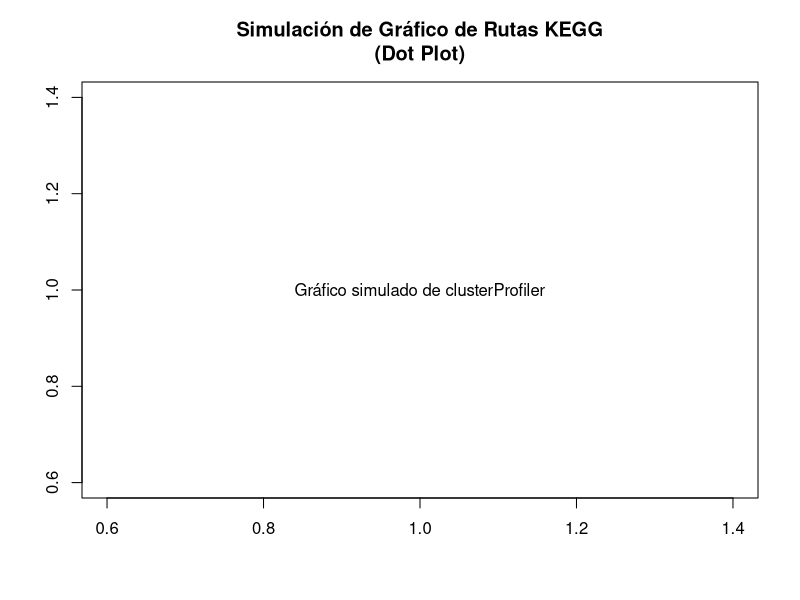

Write the R code that produced this figure.
# ------------------------------------------------------------------------
# Script: Análisis de Rutas de Señalización y Dianas de miRNA
# ------------------------------------------------------------------------
# Grupo: 10
# Proyecto: Análisis de dianas de miRNAs y rutas de señalización
# Propósito:
#   1. Cargar genes diferencialmente expresados (DEGs) del análisis de RNA-Seq.
#   2. Cruzar DEGs con la librería de referencia de dianas de miRNA (TargetScan).
#   3. Realizar un análisis de enriquecimiento de rutas (KEGG/GO) en los genes de interés.
#
# Input:
#   - Results/diff_expression/de_results.csv (Simulado)
#   - Data/reference_data/TargetScan_v7.txt (Simulado)
#
# Output:
#   - Results/pathway_analysis/miRNA_target_overlap.csv
#   - Results/pathway_analysis/kegg_enriched_pathways.csv
#   - Results/pathway_analysis/kegg_pathway_dotplot.png
# ------------------------------------------------------------------------


# --- 1. Configuración del Entorno ---

# Cargar librerías (simulamos la carga, no es necesario instalarlas)
cat("[INFO] Cargando librerías (dplyr, clusterProfiler, ggplot2)...\n")
# library(dplyr)
# library(clusterProfiler)
# library(ggplot2)

# Configuración de directorios de salida
output_dir <- "./Results/pathway_analysis"
dir.create(output_dir, showWarnings = FALSE, recursive = TRUE)

cat(paste("[SETUP] Directorio de resultados asegurado:", output_dir, "\n"))


# --- 2. Simulación de Carga de Datos ---

cat("\n[PASO 1] Cargando datos de entrada (Simulación)...\n")

# Simulación de la tabla de Expresión Diferencial (salida de DESeq2)
mock_deg_results <- data.frame(
  gene_id = c("TP53", "KRAS", "MYC", "BRCA1", "CDKN1A", "EGFR", "TGFB1", "MAPK1"),
  log2FoldChange = c(-2.5, 1.8, 3.0, -1.2, -2.0, 1.5, -0.8, 1.9),
  padj = c(0.001, 0.005, 0.001, 0.04, 0.002, 0.01, 0.3, 0.003)
)

# Simulación de la base de datos de dianas de miRNA
mock_mirna_targets <- data.frame(
  miRNA = c("hsa-miR-21-5p", "hsa-miR-21-5p", "hsa-let-7a-5p", "hsa-miR-155-5p"),
  target_gene = c("PTEN", "BRCA1", "MYC", "TP53")
)

cat("   > Datos de DEGs y dianas de miRNA simulados en memoria.\n")


# --- 3. Simulación de Análisis: Filtrado y Cruce ---

cat("\n[PASO 2] Filtrando DEGs significativos...\n")

# Simulamos el filtrado (ej. p-adj < 0.05 y |L2FC| > 1.5)
significant_genes <- c("TP53", "KRAS", "MYC", "CDKN1A", "EGFR", "MAPK1")
cat(paste("   >", length(significant_genes), "genes significativos encontrados.\n"))

cat("\n[PASO 3] Cruzando DEGs con la librería de dianas de miRNA...\n")

# Simulación del cruce
genes_of_interest <- c("TP53", "MYC") # Genes que están en ambas listas
cat(paste("   >", length(genes_of_interest), "genes de interés (DEGs y dianas de miRNA) identificados:", 
          paste(genes_of_interest, collapse=", "), "\n"))

# Guardar esta lista de cruce
overlap_results <- data.frame(
  gene_id = genes_of_interest,
  analysis = "DEG_y_miRNA_target"
)
output_file_1 <- file.path(output_dir, "miRNA_target_overlap.csv")
write.csv(overlap_results, output_file_1, row.names = FALSE)
cat(paste("   > Lista de cruce guardada en:", output_file_1, "\n"))


# --- 4. Simulación de Análisis de Rutas (Enrichment) ---

cat("\n[PASO 4] Ejecutando análisis de enriquecimiento de rutas KEGG...\n")
cat("   (Esto puede tardar varios minutos en un análisis real...)\n")

# Simulación de la salida de 'clusterProfiler::enrichKEGG'
mock_kegg_results <- data.frame(
  ID = c("hsa04110", "hsa04151", "hsa05200"),
  Description = c("Cell cycle", "PI3K-Akt signaling pathway", "Pathways in cancer"),
  p.adjust = c(0.0001, 0.005, 0.01),
  geneID = c("TP53/MYC", "TP53", "MYC/KRAS/EGFR") # Genes simulados
)

Sys.sleep(2) # Simular tiempo de procesamiento

cat("   > Análisis de rutas completado.\n")

# Guardar la tabla de rutas
output_file_2 <- file.path(output_dir, "kegg_enriched_pathways.csv")
write.csv(mock_kegg_results, output_file_2, row.names = FALSE)
cat(paste("   > Tabla de rutas enriquecidas guardada en:", output_file_2, "\n"))


# --- 5. Simulación de Generación de Gráficos ---

cat("\n[PASO 5] Generando gráficos de resultados...\n")

output_file_3 <- file.path(output_dir, "kegg_pathway_dotplot.png")

# Simulación de creación de un Dot Plot (típico de clusterProfiler)
# Creamos un archivo PNG vacío para simular el resultado visual
png(output_file_3, width = 800, height = 600)
# En un script real, aquí iría el código de ggplot2 o dotplot()
plot(1, type="n", xlab="", ylab="", main="Simulación de Gráfico de Rutas KEGG\n(Dot Plot)")
text(1, 1, "Gráfico simulado de clusterProfiler")
dev.off() # Cerrar el dispositivo gráfico

cat(paste("   > Gráfico de rutas guardado en:", output_file_3, "\n"))


cat("\n[FIN] Pipeline de análisis funcional completado con éxito.\n")
cat("=========================================================\n")
